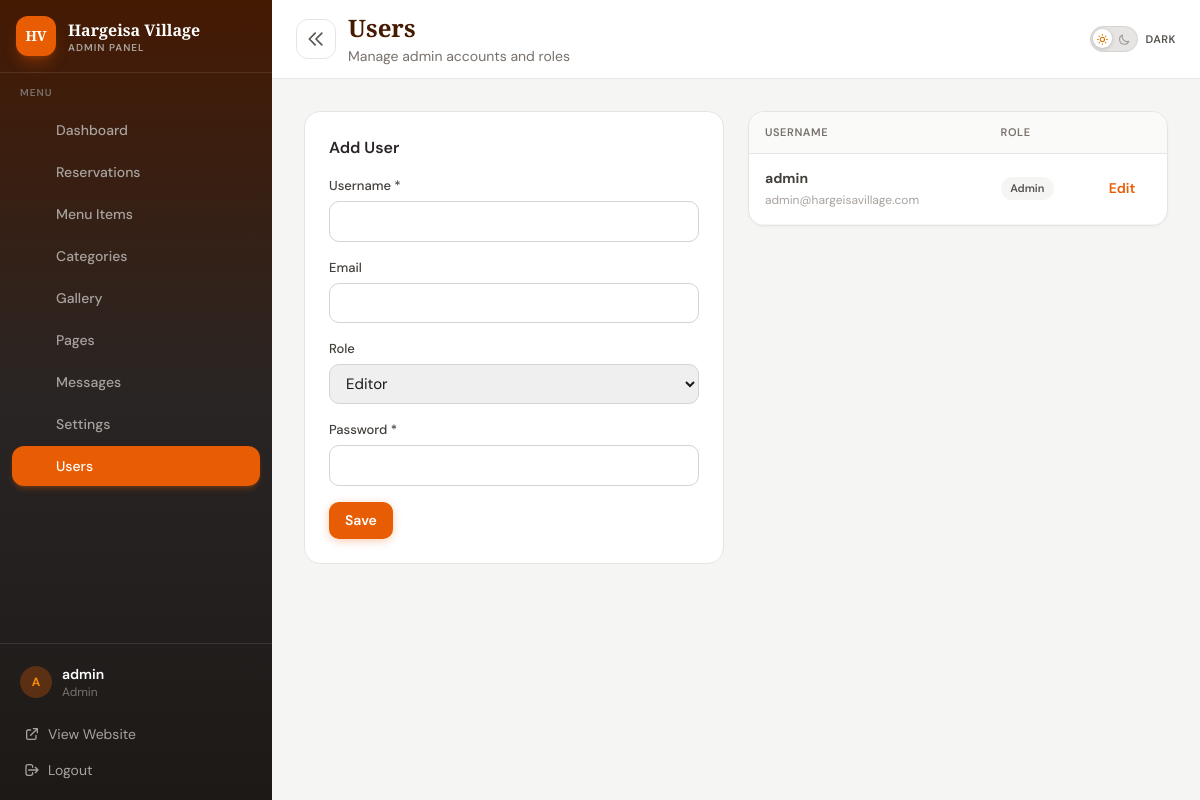
The page /admin/users.php (signed in) on the database its author committed.
### tables this page shows
CREATE TABLE users (
    id INT AUTO_INCREMENT PRIMARY KEY,
    username VARCHAR(50) NOT NULL UNIQUE,
    password_hash VARCHAR(255) NOT NULL,
    email VARCHAR(100) UNIQUE,
    role ENUM('admin', 'editor') DEFAULT 'editor',
    created_at TIMESTAMP DEFAULT CURRENT_TIMESTAMP,
    updated_at TIMESTAMP DEFAULT CURRENT_TIMESTAMP ON UPDATE CURRENT_TIMESTAMP
);

### config/app.php (called while the page is built, shortened)
<?php
return [
    'name' => 'Hargeisa Village Restaurant',
    'url' => 'http://localhost/Village',
    'timezone' => 'Africa/Mogadishu',
    'upload_path' => dirname(__DIR__) . '/uploads',
    'upload_url' => '/Village/uploads',
    'max_upload_bytes' => 5 * 1024 * 1024,
    'allowed_image_types' => ['image/jpeg', 'image/png', 'image/webp', 'image/gif'],
    'session_name' => 'hv_restaurant_session',
    'admin_path' => '/Village/admin',
];

### includes/helpers.php (called while the page is built, shortened)
<?php
function app_config(): array
{
    static $config = null;
    if ($config === null) {
        $config = require dirname(__DIR__) . '/config/app.php';
    }
    return $config;
}
function base_url(string $path = ''): string
{
    $base = rtrim(site_base_url(), '/');
    $path = ltrim($path, '/');
    return $path === '' ? $base : $base . '/' . $path;
}
function site_base_url(): string
{
    $url = rtrim(app_config()['url'], '/');
    $parts = parse_url($url);
    $host = $parts['host'];
    $scheme = $parts['scheme'] ?? 'http';
    $path = isset($parts['path']) ? rtrim($parts['path'], '/') : '/Village';
    if (in_array($host, ['localhost', '127.0.0.1'], true)) {
        return $scheme . '://' . $host . $path;
    }
    return $url;
}
function home_url(): string
{
    return base_url();
}
function asset_url(string $path): string
{
    return base_url('assets/' . ltrim($path, '/'));
}
function e(?string $value): string
{
    return htmlspecialchars((string) $value, ENT_QUOTES, 'UTF-8');
}

### includes/Settings.php (called while the page is built, shortened)
<?php
final class Settings
{
    private static ?array $cache = null;
    public static function all(): array
    {
        if (self::$cache === null) {
            $pdo = Database::getConnection();
            $stmt = $pdo->query('SELECT setting_key, setting_value FROM settings');
            self::$cache = [];
            while ($row = $stmt->fetch()) {
                self::$cache[$row['setting_key']] = $row['setting_value'];
            }
        }
        return self::$cache;
    }
    public static function get(string $key, string $default = ''): string
    {
        $all = self::all();
        return $all[$key] ?? $default;
    }
}

### includes/footer.php (called while the page is built, shortened)
<?php
function footer_brand_name(): string
{
    return Settings::get('restaurant_name', 'Hargeisa Village Restaurant');
}
function footer_short_name(): string
{
    $name = footer_brand_name();
    if (str_contains(strtolower($name), 'hargeisa village')) {
        return 'Hargeisa Village';
    }
    return $name;
}

### includes/auth.php (called while the page is built, shortened)
<?php
function current_user(): ?array
{
    return $_SESSION['user'] ?? null;
}

### admin/users.php (the view, shortened to what this page needs)
<?php
$pdo = Database::getConnection();
$users = $pdo->query('SELECT id, username, email, role, created_at FROM users ORDER BY username')->fetchAll();
$edit = null;
$adminTitle = 'Users';
$adminSubtitle = 'Manage admin accounts and roles';
require __DIR__ . '/includes/layout.php';
?>
<div class="admin-split-grid">
    <form method="post" class="admin-form-card h-fit">
        <h2 class="admin-form-heading"><?= $edit ? 'Edit' : 'Add' ?> User</h2>
        <div><label>Username *</label><input name="username" required value="<?= e($edit['username'] ?? '') ?>"></div>
        <div><label>Email</label><input type="email" name="email" value="<?= e($edit['email'] ?? '') ?>"></div>
        <div><label>Role</label>
            <select name="role">
                <option value="editor" <?= ($edit['role'] ?? '') === 'editor' ? 'selected' : '' ?>>Editor</option>
            </select>
        </div>
        <div><label>Password <?= $edit ? '(leave blank to keep)' : '*' ?></label><input type="password" name="password" <?= $edit ? '' : 'required' ?>></div>
        <button type="submit" class="admin-btn admin-btn--primary">Save</button>
    </form>
    <div class="admin-panel">
        <div class="admin-table-wrap">
        <table class="admin-table">
            <thead><tr><th>Username</th><th>Role</th><th></th></tr></thead>
            <tbody>
            <?php foreach ($users as $u): ?>
            <tr>
                <td><strong><?= e($u['username']) ?></strong><br><span class="text-stone-400 text-xs"><?= e($u['email'] ?? '') ?></span></td>
                <td><span class="admin-badge"><?= e(ucfirst($u['role'])) ?></span></td>
                <td class="whitespace-nowrap">
                    <a href="?edit=<?= (int) $u['id'] ?>" class="admin-table-link">Edit</a>
                </td>
            </tr>
            <?php endforeach; ?>
            </tbody>
        </table>
        </div>
    </div>
</div>
<?php require __DIR__ . '/includes/layout-end.php'; ?>

### admin/includes/layout.php (shortened to what this page needs)
<?php
require_once dirname(__DIR__, 2) . '/includes/bootstrap.php';
require_once __DIR__ . '/helpers.php';
$user = current_user();
$navItems = admin_nav_items();
?>
<!DOCTYPE html>
<html lang="en" class="h-full">
<head>
    <script src="https://cdn.tailwindcss.com"></script>
    <link rel="stylesheet" href="<?= asset_url('css/admin.css') ?>">
    <link rel="stylesheet" href="<?= asset_url('css/admin-dark-mode.css') ?>">
</head>
<body class="admin-app min-h-full bg-stone-100 font-sans text-stone-900 antialiased">
<div class="flex min-h-screen">
    <aside id="admin-sidebar"
           class="group/sidebar fixed top-0 left-0 z-50 flex h-screen w-sidebar flex-col bg-gradient-to-b from-brand-900 via-stone-800 to-stone-900 text-stone-300 shadow-2xl -translate-x-full transition-[transform,width] duration-sidebar ease-out lg:sticky lg:translate-x-0 lg:shadow-none data-[collapsed=true]:lg:w-sidebar-collapsed"
           aria-label="Admin navigation"
           data-collapsed="false">
        <div class="flex shrink-0 items-center justify-between gap-2 border-b border-white/10 px-4 py-4">
            <a href="<?= e(base_url('admin/index.php')) ?>"
               class="flex min-w-0 items-center gap-3 no-underline text-inherit group-data-[collapsed=true]/sidebar:lg:justify-center group-data-[collapsed=true]/sidebar:lg:gap-0">
                <span class="flex h-10 w-10 shrink-0 items-center justify-center rounded-xl bg-accent font-display text-sm font-bold text-white shadow-lg shadow-accent/30">HV</span>
                <span class="min-w-0 flex flex-col leading-tight group-data-[collapsed=true]/sidebar:lg:hidden">
                    <strong class="truncate font-display text-base text-white"><?= e(footer_short_name()) ?></strong>
                    <small class="text-[10px] font-semibold uppercase tracking-widest text-stone-400">Admin Panel</small>
                </span>
            </a>
        </div>
        <nav class="flex flex-1 flex-col gap-0.5 overflow-y-auto overflow-x-hidden px-3 py-3 scrollbar-thin">
            <p class="mb-2 px-2 text-[10px] font-semibold uppercase tracking-widest text-stone-500 group-data-[collapsed=true]/sidebar:lg:hidden">Menu</p>
            <?php foreach ($navItems as $file => $item):
                $active = admin_is_active_nav($file);
                $linkClass = $active
                    ? 'bg-accent text-white shadow-md shadow-accent/25'
                    : 'text-stone-400 hover:bg-white/10 hover:text-white';
            ?>
            <a href="<?= base_url('admin/' . $file) ?>"
               class="admin-sidebar-link relative flex items-center gap-3 rounded-xl px-3 py-2.5 text-sm font-medium no-underline transition-colors duration-200 <?= $linkClass ?> group-data-[collapsed=true]/sidebar:lg:justify-center group-data-[collapsed=true]/sidebar:lg:px-2"
               title="<?= e($item['label']) ?>">
                <?= admin_nav_icon($item['icon']) ?>
                <span class="truncate group-data-[collapsed=true]/sidebar:lg:hidden"><?= e($item['label']) ?></span>
            </a>
            <?php endforeach; ?>
        </nav>
        <div class="shrink-0 border-t border-white/10 p-3">
            <div class="mb-2 flex items-center gap-2.5 rounded-xl px-2 py-2 group-data-[collapsed=true]/sidebar:lg:justify-center">
                <span class="flex h-8 w-8 shrink-0 items-center justify-center rounded-full bg-accent/30 text-xs font-bold text-accent-light">
                    <?= e(strtoupper(substr($user['username'] ?? 'A', 0, 1))) ?>
                </span>
                <div class="min-w-0 group-data-[collapsed=true]/sidebar:lg:hidden">
                    <p class="truncate text-sm font-semibold text-white"><?= e($user['username'] ?? '') ?></p>
                    <p class="text-xs capitalize text-stone-500"><?= e($user['role'] ?? 'editor') ?></p>
                </div>
            </div>
            <a href="<?= e(home_url()) ?>" target="_blank" rel="noopener"
               class="flex items-center gap-2 rounded-lg px-3 py-2 text-sm text-stone-400 no-underline transition hover:bg-white/10 hover:text-white group-data-[collapsed=true]/sidebar:lg:justify-center group-data-[collapsed=true]/sidebar:lg:px-2"
               title="View Website">
                <svg class="h-4 w-4 shrink-0" fill="none" stroke="currentColor" viewBox="0 0 24 24"><path stroke-linecap="round" stroke-linejoin="round" stroke-width="2" d="M10 6H6a2 2 0 00-2 2v10a2 2 0 002 2h10a2 2 0 002-2v-4M14 4h6m0 0v6m0-6L10 14"/></svg>
                <span class="group-data-[collapsed=true]/sidebar:lg:hidden">View Website</span>
            </a>
            <a href="<?= base_url('admin/logout.php') ?>"
               class="flex items-center gap-2 rounded-lg px-3 py-2 text-sm text-stone-400 no-underline transition hover:bg-red-500/15 hover:text-red-300 group-data-[collapsed=true]/sidebar:lg:justify-center group-data-[collapsed=true]/sidebar:lg:px-2"
               title="Logout">
                <svg class="h-4 w-4 shrink-0" fill="none" stroke="currentColor" viewBox="0 0 24 24"><path stroke-linecap="round" stroke-linejoin="round" stroke-width="2" d="M17 16l4-4m0 0l-4-4m4 4H7m6 4v1a3 3 0 01-3 3H6a3 3 0 01-3-3V7a3 3 0 013-3h4a3 3 0 013 3v1"/></svg>
                <span class="group-data-[collapsed=true]/sidebar:lg:hidden">Logout</span>
            </a>
        </div>
    </aside>
    <div class="flex min-w-0 flex-1 flex-col">
        <header class="sticky top-0 z-30 flex flex-wrap items-center gap-3 border-b border-stone-200 bg-white/95 px-4 py-3 backdrop-blur-md sm:px-5 lg:px-6">
            <button type="button" id="admin-sidebar-collapse"
                    class="hidden h-10 w-10 items-center justify-center rounded-xl border border-stone-200 text-stone-600 transition hover:border-accent hover:text-accent lg:inline-flex"
                    aria-label="Collapse sidebar" title="Collapse sidebar">
                <svg id="admin-collapse-icon-expand" class="h-5 w-5" fill="none" stroke="currentColor" viewBox="0 0 24 24"><path stroke-linecap="round" stroke-linejoin="round" stroke-width="2" d="M11 19l-7-7 7-7m8 14l-7-7 7-7"/></svg>
            </button>
            <div class="min-w-0 flex-1">
                <h1 class="font-display text-xl font-bold text-brand-900 sm:text-2xl"><?= e($adminTitle ?? 'Dashboard') ?></h1>
                <?php if (!empty($adminSubtitle)): ?>
                <p class="mt-0.5 text-sm text-stone-500"><?= e($adminSubtitle) ?></p>
                <?php endif; ?>
            </div>
            <div class="flex w-full flex-wrap items-center gap-2 sm:ml-auto sm:w-auto sm:justify-end">
                <?php require __DIR__ . '/theme-toggle.php'; ?>
            </div>
        </header>
        <main class="flex-1 p-4 sm:p-5 lg:p-8">

### assets/css/admin.css (style rules this page uses)
.scrollbar-thin { scrollbar-width: thin; scrollbar-color: rgba(255, 255, 255, 0.2) transparent; }
.admin-panel { background: #fff; border-radius: 1rem; border: 1px solid #e7e5e4; box-shadow: 0 1px 3px rgba(0, 0, 0, 0.04); overflow: hidden; }
.admin-btn { display: inline-flex; align-items: center; justify-content: center; gap: 0.5rem; padding: 0.5rem 1rem; font-size: 0.875rem; font-weight: 600; border-radius: 0.625rem; border: none; cursor: pointer; text-decoration: none; transition: background 0.2s, transform 0.2s, box-shadow 0.2s; }
.admin-btn--primary { background: #e85d04; color: #fff; box-shadow: 0 2px 8px rgba(232, 93, 4, 0.3); }
.admin-table-wrap { overflow-x: auto; }
.admin-table { width: 100%; font-size: 0.875rem; border-collapse: collapse; }
.admin-table th { text-align: left; font-size: 0.6875rem; font-weight: 600; text-transform: uppercase; letter-spacing: 0.05em; color: #78716c; padding: 0.75rem 1rem; background: #fafaf9; border-bottom: 1px solid #e7e5e4; }
.admin-table td { padding: 0.875rem 1rem; border-bottom: 1px solid #f5f5f4; color: #44403c; }
.admin-table-link { color: #e85d04; font-weight: 600; text-decoration: none; }
.admin-table th { text-align: left; font-size: 0.6875rem; text-transform: uppercase; color: #78716c; }
.admin-table td { padding: 0.875rem 1rem; border-bottom: 1px solid #f5f5f4; }
.admin-badge { display: inline-flex; padding: 0.2rem 0.6rem; border-radius: 9999px; font-size: 0.6875rem; font-weight: 600; text-transform: capitalize; background: #f5f5f4; color: #57534e; }
.admin-form-card { background: #fff; border-radius: 1rem; border: 1px solid #e7e5e4; padding: 1.5rem; }
.admin-form-card label { display: block; font-size: 0.8125rem; font-weight: 500; color: #44403c; margin-bottom: 0.35rem; }
.admin-form-card input, .admin-form-card select, .admin-form-card textarea { width: 100%; border-radius: 0.625rem; border: 1px solid #d6d3d1; padding: 0.5rem 0.75rem; font-size: 0.9375rem; margin-bottom: 1rem; }
.admin-split-grid { display: grid; gap: 1.5rem; }
@media (min-width: 1024px) { .admin-split-grid { grid-template-columns: 1fr 1fr; align-items: start; } }
.admin-form-heading { font-size: 1rem; font-weight: 600; color: #292524; margin: 0 0 1rem; }

### assets/css/admin-dark-mode.css (style rules this page uses)
:root { --admin-bg: #f5f5f4; --admin-bg-elevated: #ffffff; --admin-bg-muted: #fafaf9; --admin-border: #e7e5e4; --admin-border-soft: #f5f5f4; --admin-text: #292524; --admin-text-secondary: #57534e; --admin-text-muted: #78716c; --admin-heading: #451a03; --admin-input-bg: #ffffff; --admin-input-border: #d6d3d1; --admin-shadow: 0 1px 3px rgba(0, 0, 0, 0.06); --admin-shadow-md: 0 12px 28px rgba(0, 0, 0, 0.08); }

### rows shown on the page
users: username "A", username "admin", role "Admin", email "admin@hargeisavillage.com"

### other values the page prints
footer_short_name() "Hargeisa Village"
$item['label'] "Dashboard"
$item['label'] "Reservations"
$item['label'] "Menu Items"
$item['label'] "Categories"
$item['label'] "Gallery"
$item['label'] "Pages"
$item['label'] "Messages"
$item['label'] "Settings"
$item['label'] "Users"
$adminTitle "Users"
$adminSubtitle "Manage admin accounts and roles"
